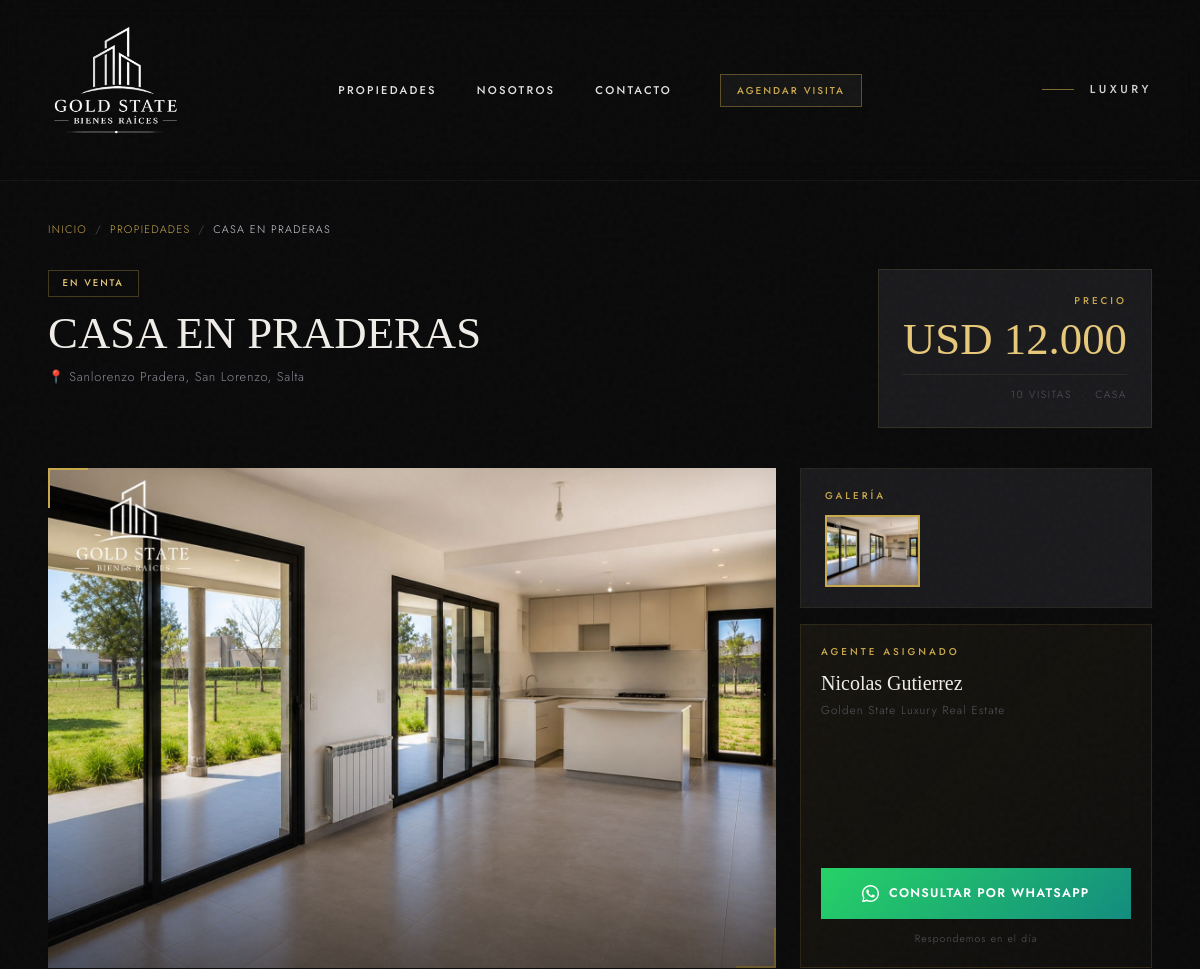
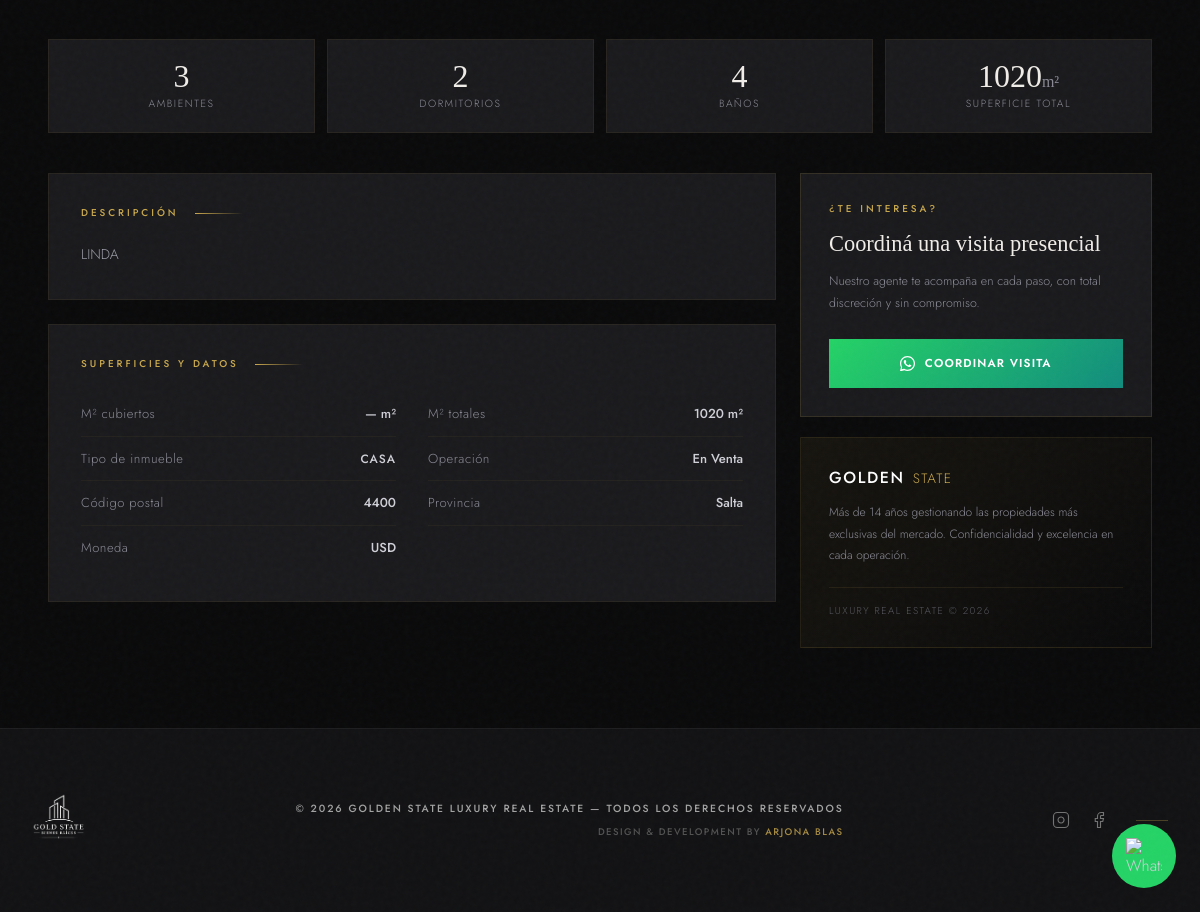
Screenshot of /propiedad/3/ with the database file from the repository (2 pictures, top to bottom).
### propiedades/models.py (models this page shows, shortened)
class Publicacion(models.Model):
    TIPOS_PROPIEDAD = (
        ("casa", "Casa"),
        ("departamento", "Departamento"),
        ("monoambiente", "Monoambiente"),
        ("ph", "PH"),
        ("loft", "Loft"),
        ("quinta", "Casa de Quinta / Barrio Cerrado"),
        ("terreno", "Terreno / Lote"),
        ("cochera", "Cochera"),
        ("local", "Local Comercial"),
        ("oficina", "Oficina"),
        ("galpon", "Galpón / Depósito"),
        ("campo", "Campo / Chacra"),
    )
    ESTADOS_OPERACION = (
        ("alquiler", "En Alquiler"),
        ("venta", "En Venta"),
        ("alquiler_temporal", "Alquiler Temporal"),
    )
    MONEDAS = (
        ("USD", "Dólares (USD)"),
        ("ARS", "Pesos (ARS)"),
    )
    agente = models.ForeignKey(User, on_delete=models.CASCADE, verbose_name="Agente / Administrador")
    titulo = models.CharField(max_length=255, verbose_name="Título de la publicación")
    descripcion = models.TextField(verbose_name="Descripción o Detalles")
    tipo_propiedad = models.CharField(max_length=30, choices=TIPOS_PROPIEDAD, default="departamento", verbose_name="Tipo de Propiedad")
    tipo_operacion = models.CharField(max_length=20, choices=ESTADOS_OPERACION, default="venta", verbose_name="Operación")
    moneda = models.CharField(max_length=3, choices=MONEDAS, default="USD", verbose_name="Moneda")
    precio = models.DecimalField(max_digits=12, decimal_places=2, verbose_name="Precio")
    expensas = models.DecimalField(max_digits=10, decimal_places=2, verbose_name="Expensas (0 si no aplica)", default=0)
    ambientes = models.PositiveIntegerField(default=1, validators=[MinValueValidator(1)], verbose_name="Ambientes")
    dormitorios = models.PositiveIntegerField(default=0, verbose_name="Dormitorios (0 si es monoambiente)")
    banos = models.PositiveIntegerField(default=1, verbose_name="Baños")
    metros_cubiertos = models.PositiveIntegerField(verbose_name="M² Cubiertos", blank=True, null=True)
    metros_totales = models.PositiveIntegerField(verbose_name="M² Totales")
    direccion = models.CharField(max_length=255, verbose_name="Dirección (Calle y Altura)")
    barrio_localidad = models.CharField(max_length=100, verbose_name="Barrio o Localidad")
    provincia = models.CharField(max_length=100, verbose_name="Provincia", default="Buenos Aires")
    codigo_postal = models.CharField(max_length=10, verbose_name="Código Postal", blank=True, null=True)
    imagen_principal = models.ImageField(upload_to='propiedades/', verbose_name="Foto Principal", null=True, blank=True)
    visitas = models.PositiveIntegerField(default=0, editable=False, verbose_name="Cantidad de Visitas")
    disponible = models.BooleanField(default=True, verbose_name="Publicación Activa / Disponible")
    destacada = models.BooleanField(default=False, verbose_name="Propiedad Destacada (Sale en la Home)")
    destacada_hero = models.BooleanField(default=False, verbose_name="Mostrar en el Slider Principal (Hero)")
    creado_el = models.DateTimeField(auto_now_add=True)
    actualizado_el = models.DateTimeField(auto_now=True)
    class Meta:
        verbose_name = "Propiedad"
        verbose_name_plural = "Propiedades"
        ordering = ['-creado_el']
    @property
    def precio_formateado(self):
        return f"{self.moneda} {self.precio:,.0f}".replace(",", ".")
    def save(self, *args, **kwargs):
        if self.imagen_principal:
            try:
                if hasattr(self.imagen_principal.file, 'image') or not self.pk:
                    comprimir_imagen(self.imagen_principal, max_width=1600, calidad=75)
            except Exception:
                pass
        super(Publicacion, self).save(*args, **kwargs)

### propiedades/views.py (the view)
# urls.py: path('propiedad/<int:pk>/', views.detalle_propiedad, name='detalle'),
def detalle_propiedad(request, pk):
    propiedad = get_object_or_404(Publicacion, pk=pk)
    propiedad.visitas += 1
    propiedad.save()
    contexto = {'propiedad': propiedad}
    return render(request, 'propiedades/detalle.html', contexto)

### propiedades/templates/propiedades/detalle.html (shortened to what this page needs)
{% extends 'propiedades/base.html' %}
{% load static %}
{% block extra_css %}
    <link rel="stylesheet" href="{% static 'propiedades/css/detalle.css' %}" />
{% endblock %}
{% block content %}
    <main class="max-w-7xl mx-auto px-5 sm:px-8 lg:px-12 py-10 pb-20">
        <nav class="breadcrumb flex items-center gap-2 mb-8 reveal visible">
            <a href="{% url 'propiedades:index' %}">Inicio</a>
            <span style="color:var(--fog);">/</span>
            <a href="{% url 'propiedades:catalogo' %}">Propiedades</a>
            <span style="color:var(--fog);">/</span>
            <span style="color:#D0D0D8;">{{ propiedad.titulo|truncatechars:40 }}</span>
        </nav>
        <div class="flex flex-col lg:flex-row lg:items-start lg:justify-between gap-6 mb-10 reveal visible">
            <div class="flex-1">
                <span class="badge-op mb-3 inline-block">{{ propiedad.get_tipo_operacion_display }}</span>
                <h1 style="font-family:'Cormorant Garamond',serif;font-weight:300;font-size:clamp(1.8rem,4vw,2.8rem);color:#F0EDE8;line-height:1.1;margin-bottom:0.5rem;">{{ propiedad.titulo }}</h1>
                <p style="font-size:0.8rem;letter-spacing:0.06em;color:var(--mist);">
                    📍 {{ propiedad.direccion }}, {{ propiedad.barrio_localidad }}, {{ propiedad.provincia }}
                </p>
            </div>
            <div class="price-card p-6 lg:min-w-[240px] lg:text-right" style="flex-shrink:0;">
                <p class="section-eyebrow mb-2">Precio</p>
                <div class="price-main">{{ propiedad.precio_formateado }}</div>
                <div style="margin-top:0.75rem;padding-top:0.75rem;border-top:1px solid rgba(201,168,76,0.1);font-size:0.65rem;color:var(--fog);letter-spacing:0.15em;text-transform:uppercase;">
                    {{ propiedad.visitas }} visita{{ propiedad.visitas|pluralize:"s" }} &nbsp;·&nbsp; {{ propiedad.get_tipo_propiedad_display }}
                </div>
            </div>
        </div>
        <div class="grid grid-cols-1 lg:grid-cols-3 gap-6 mb-10 reveal visible">
            <div class="lg:col-span-2 relative overflow-hidden h-[420px] sm:h-[500px]" style="background:var(--charcoal);">
                {% if propiedad.imagen_principal %}
                    <img id="visor-principal" src="{{ propiedad.imagen_principal.url }}" alt="{{ propiedad.titulo }}">
                {% endif %}
            </div>
            <div class="flex flex-col gap-4">
                <div style="padding:1.25rem 1.5rem;background:var(--ink);border:1px solid rgba(201,168,76,0.08);">
                    <p class="section-eyebrow mb-3">Galería</p>
                    <div class="grid grid-cols-3 gap-2 max-h-[200px] overflow-y-auto" id="galeria-thumbs">
                        {% if propiedad.imagen_principal %}
                            <div class="thumb active" data-src="{{ propiedad.imagen_principal.url }}">
                                <img src="{{ propiedad.imagen_principal.url }}" alt="Portada">
                            </div>
                        {% endif %}
                    </div>
                </div>
                <div class="agent-card p-5 flex-1 flex flex-col justify-between">
                    <div>
                        <p class="section-eyebrow mb-2">Agente asignado</p>
                        <p style="font-family:'Cormorant Garamond',serif;font-size:1.25rem;font-weight:300;color:#F0EDE8;margin-bottom:0.25rem;">
                            {{ propiedad.agente.get_full_name|default:propiedad.agente.username }}
                        </p>
                        <p style="font-size:0.72rem;letter-spacing:0.1em;color:var(--fog);">Golden State Luxury Real Estate</p>
                    </div>
                    <div style="margin-top:1.5rem;">
                        <a href="https://wa.me/{{ propiedad.agente.perfil.whatsapp|default:'3874209690' }}?text=Hola!%20Me%20interesa%20la%20propiedad:%20{{ propiedad.titulo|urlencode }}%20({{ propiedad.precio_formateado|urlencode }}).%20¿Podrían%20darme%20más%20información?"
                           target="_blank" class="wsp-btn">
                            Consultar por WhatsApp
                        </a>
                        <p style="font-size:0.65rem;text-align:center;color:var(--fog);letter-spacing:0.1em;margin-top:0.75rem;">Respondemos en el día</p>
                    </div>
                </div>
            </div>
        </div>
        <div class="grid grid-cols-2 sm:grid-cols-4 gap-3 mb-10 reveal visible">
            <div class="stat-box">
                <div class="stat-val">{{ propiedad.ambientes }}</div>
                <div class="stat-label">Ambientes</div>
            </div>
            <div class="stat-box">
                <div class="stat-val">{{ propiedad.dormitorios }}</div>
                <div class="stat-label">Dormitorios</div>
            </div>
            <div class="stat-box">
                <div class="stat-val">{{ propiedad.banos }}</div>
                <div class="stat-label">Baños</div>
            </div>
            <div class="stat-box">
                <div class="stat-val">{{ propiedad.metros_totales }}<span style="font-size:1rem;color:var(--mist);">m²</span></div>
                <div class="stat-label">Superficie total</div>
            </div>
        </div>
        <div class="grid grid-cols-1 lg:grid-cols-3 gap-6">
            <div class="lg:col-span-2 space-y-6 reveal visible">
                <div style="background:var(--ink);border:1px solid rgba(201,168,76,0.08);padding:2rem;">
                    <div class="flex items-center gap-4 mb-5">
                        <p class="section-eyebrow">Descripción</p>
                        <div class="gold-rule"></div>
                    </div>
                    <div class="prop-desc">{{ propiedad.descripcion }}</div>
                </div>
                <div style="background:var(--ink);border:1px solid rgba(201,168,76,0.08);padding:2rem;">
                    <div class="flex items-center gap-4 mb-5">
                        <p class="section-eyebrow">Superficies y datos</p>
                        <div class="gold-rule"></div>
                    </div>
                    <div class="grid grid-cols-1 sm:grid-cols-2 gap-x-8">
                        <div class="data-row">
                            <span class="data-key">M² cubiertos</span>
                            <span class="data-val">{{ propiedad.metros_cubiertos|default:"—" }} m²</span>
                        </div>
                        <div class="data-row">
                            <span class="data-key">M² totales</span>
                            <span class="data-val">{{ propiedad.metros_totales }} m²</span>
                        </div>
                        <div class="data-row">
                            <span class="data-key">Tipo de inmueble</span>
                            <span class="data-val" style="text-transform:uppercase;font-size:0.75rem;letter-spacing:0.08em;">{{ propiedad.get_tipo_propiedad_display }}</span>
                        </div>
                        <div class="data-row">
                            <span class="data-key">Operación</span>
                            <span class="data-val">{{ propiedad.get_tipo_operacion_display }}</span>
                        </div>
                        <div class="data-row">
                            <span class="data-key">Código postal</span>
                            <span class="data-val">{{ propiedad.codigo_postal|default:"—" }}</span>
                        </div>
                        <div class="data-row">
                            <span class="data-key">Provincia</span>
                            <span class="data-val">{{ propiedad.provincia }}</span>
                        </div>
                        <div class="data-row">
                            <span class="data-key">Moneda</span>
                            <span class="data-val">{{ propiedad.moneda }}</span>
                        </div>
                    </div>
                </div>
            </div>
            <div class="space-y-5 reveal visible">
                <div style="background:var(--ink);border:1px solid rgba(201,168,76,0.15);padding:1.75rem;">
                    <p class="section-eyebrow mb-3">¿Te interesa?</p>
                    <h3 style="font-family:'Cormorant Garamond',serif;font-size:1.4rem;font-weight:300;color:#F0EDE8;line-height:1.3;margin-bottom:0.75rem;">Coordiná una visita presencial</h3>
                    <p style="font-size:0.78rem;line-height:1.8;color:var(--mist);margin-bottom:1.5rem;">Nuestro agente te acompaña en cada paso, con total discreción y sin compromiso.</p>
                    <a href="https://wa.me/{{ propiedad.agente.perfil.whatsapp|default:'3874209690' }}?text=Hola!%20Quiero%20coordinar%20una%20visita%20para:%20{{ propiedad.titulo|urlencode }}"
                       target="_blank" class="wsp-btn" style="font-size:0.72rem;">
                        Coordinar visita
                    </a>
                </div>
                <div style="background:linear-gradient(135deg,rgba(201,168,76,0.07),transparent);border:1px solid rgba(201,168,76,0.12);padding:1.75rem;">
                    <div class="flex items-baseline gap-2 mb-3">
                        <span class="text-white font-medium uppercase tracking-widest text-[1rem]">GOLDEN</span>
                        <span class="text-[#c9a84c] uppercase tracking-widest text-[0.85rem]">STATE</span>
                    </div>
                    <p style="font-size:0.75rem;line-height:1.8;color:var(--mist);">Más de 14 años gestionando las propiedades más exclusivas del mercado. Confidencialidad y excelencia en cada operación.</p>
                    <div style="margin-top:1.25rem;padding-top:1rem;border-top:1px solid rgba(201,168,76,0.1);font-size:0.62rem;letter-spacing:0.15em;text-transform:uppercase;color:var(--fog);">Luxury Real Estate &copy; 2026</div>
                </div>
            </div>
        </div>
    </main>
{% endblock %}

### rows the page displays
Publicacion: titulo "CASA EN PRADERAS", tipo_operacion "EN VENTA", direccion "Sanlorenzo Pradera", barrio_localidad "San Lorenzo", provincia "Salta", precio_formateado "USD 12.000", visitas "10", tipo_propiedad "CASA", imagen_principal (picture), agente.get_full_name "Nicolas Gutierrez", ambientes "3", dormitorios "2", banos "4", metros_totales "1020", descripcion "LINDA", metros_cubiertos "—", tipo_operacion "En Venta", codigo_postal "4400", moneda "USD"
